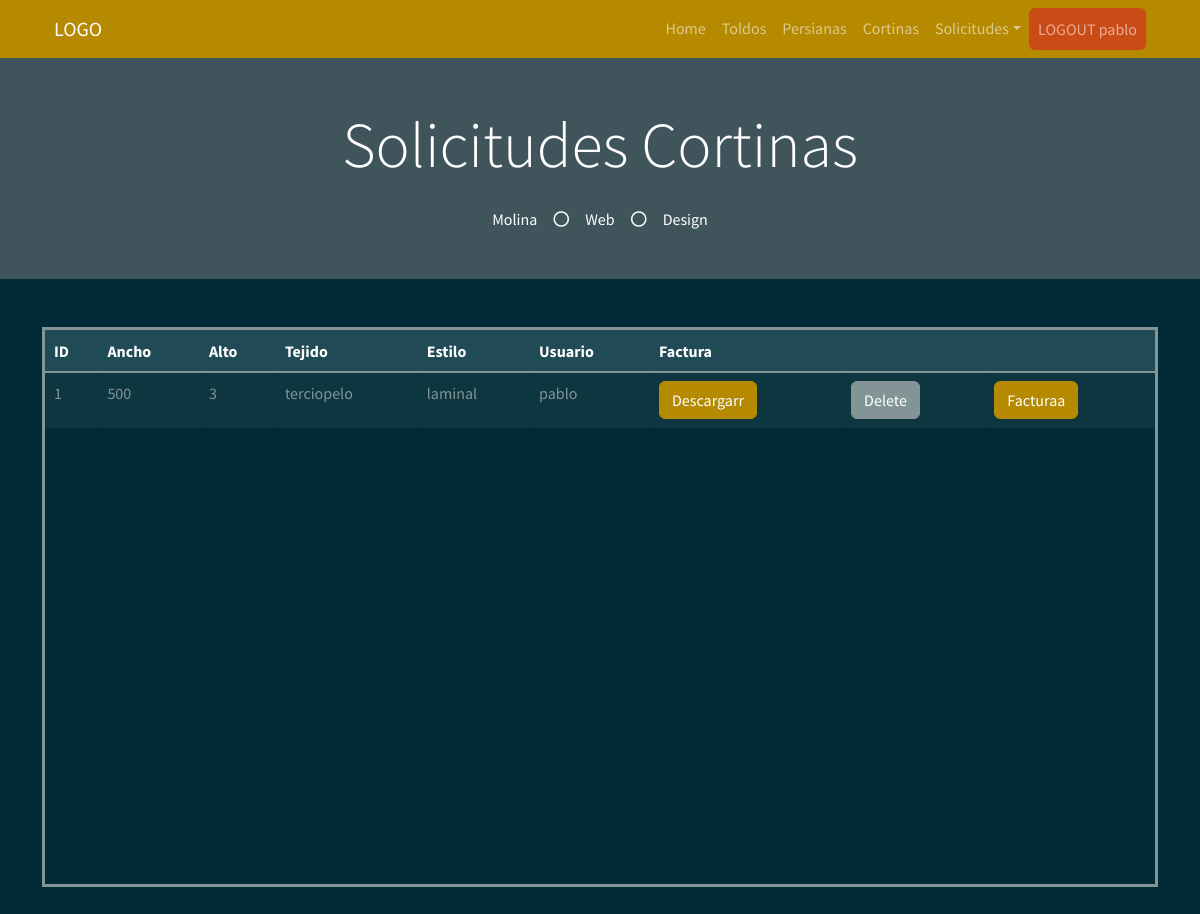
The app's page /solicitudes_c_admin (signed in) with its own data.
### myapp/models.py (models this page shows)
    class PresupuestoCortina(db.Model):
        __tablename__ = "PresupuestoCortina"  # Nombre de la tabla que se crea
        PresupuestoCortina_id = db.Column("presupuestoCortina_id", db.Integer, Sequence(
            'presupuestoCortina_id_seq'),  primary_key=True)
        Ancho = db.Column(db.String(20))
        Alto = db.Column(db.Integer)
        Tejido = db.Column(db.String(30))
        Estilo = db.Column(db.String(30))
        Usu = db.Column(db.String(30))

### myapp/views.py (the view)
    @app.route("/solicitudes_c_admin", methods=["GET", "POST"])
    def solicitudes_c_admin():
        list_solicitud = db_access["list_solicitudes_c"]
        solicitudes = list_solicitud()
        usuario = session['usuario']
        usu = usuario
        return render_template("admin/cortinas/solicitudes_c_admin.html", solicitudes=solicitudes, usu=usu, os=os)

### myapp/templates/admin/cortinas/solicitudes_c_admin.html (shortened to what this page needs)
<!DOCTYPE html>
<html>
<head>
    <link href="https://cdn.jsdelivr.net/npm/bootstrap@5.1.3/dist/css/bootstrap.min.css" rel="stylesheet"
>
    <link rel="stylesheet" href="../static/style/bootstrap.min(8).css">
</head>
<body>
    {% include 'includes/navbar.html' %}
    <div class="jumbotron jumbotron-fluid bg-jumbotron" style=" background-color: rgba(128, 128, 128, 0.5);">
        <div class="container text-center py-5">
            <h3 class="text-white display-3 mb-4">Solicitudes Cortinas</h3>
            <div class="d-inline-flex align-items-center text-white">
                <p class="m-0">Molina</p>
                <i class="far fa-circle px-3"></i>
                <p class="m-0">Web</p>
                <i class="far fa-circle px-3"></i>
                <p class="m-0">Design</p>
            </div>
        </div>
    </div>
    <div class="container my-5">
        <div style=" overflow:auto;  height: 70vh; border-style: solid;">
            <table class="table table-bordered mx-auto">
                <thead class="table-dark">
                    <tr class="table-active">
                        <th>ID</th>
                        <th>Ancho</th>
                        <th>Alto</th>
                        <th>Tejido</th>
                        <th>Estilo</th>
                        <th>Usuario</th>
                        <th>Factura</th>
                        <th></th>
                        <th></th>
                    </tr>
                </thead>
                <tbody>
                    {% for solicitud in solicitudes %}
                    <tr>
                        <td> {{ solicitud.PresupuestoCortina_id }} </td>
                        <td> {{ solicitud.Ancho }} </td>
                        <td> {{ solicitud.Alto }} </td>
                        <td> {{ solicitud.Tejido }} </td>
                        <td> {{ solicitud.Estilo }} </td>
                        <td> {{ solicitud.Usu }} </td>
                        <td><a class="btn btn-primary"
                                href="/download_c_pdf/{{solicitud.PresupuestoCortina_id}}">Descargarr</a></td>
                        <form id="deletForm" action="/delete_solicitud_c/{{solicitud.PresupuestoCortina_id}}" method="post">
                            <td> <input type="submit" value="Delete" class="btn btn-secondary" /></td>
                        </form>
                        <td> <a class="btn btn-primary"
                                href="/create_factura_c/{{solicitud.PresupuestoCortina_id}}">Facturaa</a></td>
                    </tr>
                    {% endfor %}
                </tbody>
            </table>
        </div>
    </div>
</body>
</html>

### myapp/templates/includes/navbar.html (shortened to what this page needs)
<link href="https://cdnjs.cloudflare.com/ajax/libs/font-awesome/5.10.0/css/all.min.css" rel="stylesheet">
<div class="container-fluid bg-primary">
    <div class="container">
        <nav class="navbar navbar-expand-lg navbar-dark">
            <div class="container-fluid">
                <a class="navbar-brand" href="/inicio">LOGO</a>
                <div class="collapse navbar-collapse" id="navbarSupportedContent">
                    <ul class="navbar-nav ms-auto mb-2 mb-lg-0">
                        <li class="nav-item">
                            <a class="nav-link " aria-current="page" href="/inicio">Home</a>
                        </li>
                        <li class="nav-item">
                            <a class="nav-link" href="/toldo">Toldos</a>
                        </li>
                        <li class="nav-item">
                            <a class="nav-link" href="/persiana">Persianas</a>
                        </li>
                        <li class="nav-item">
                            <a class="nav-link" href="/cortina">Cortinas</a>
                        </li>
                        <li class="nav-item dropdown">
                            <a class="nav-link dropdown-toggle" id="solicitudesDropdown" role="button" data-bs-toggle="dropdown" aria-expanded="false">Solicitudes</a>
                        </li>
                        <li class="nav-item">
                            <a href="/logout" class="nav-link  bg-warning btn" tabindex="-1"
                                aria-disabled="true">LOGOUT {{usu}}</a>
                        </li>
                    </ul>
                </div>
            </div>
        </nav>
    </div>
</div>

### records on screen
PresupuestoCortina: Usu "pablo", PresupuestoCortina_id "1", Ancho "500", Alto "3", Tejido "terciopelo", Estilo "laminal"
